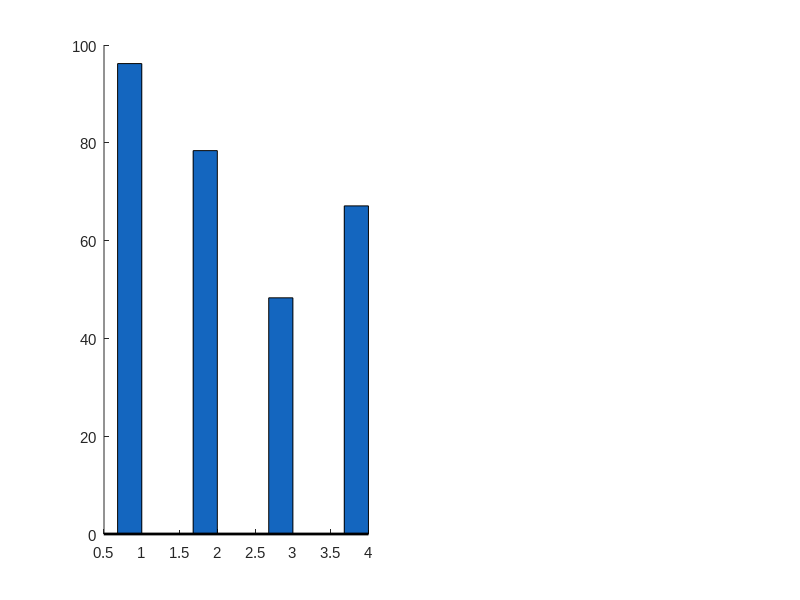

MATLAB code for this plot: (Note: this script raises an error after producing the figure.)
%% cs_matlab_figs.m
% MATLAB .fig files for the Iberian Blackout Case Study
% Run from MATLAB: cd('E:\Working Docs\Papers\Reliability CAV\case_study_iberia')
%                  run('code\cs_matlab_figs.m')

clear; clc; close all;

BASE   = 'E:\Working Docs\Papers\Reliability CAV\case_study_iberia';
DATA   = fullfile(BASE,'data');
OUTDIR = fullfile(BASE,'figures','matlab');
if ~exist(OUTDIR,'dir'); mkdir(OUTDIR); end

set(0,'DefaultAxesFontSize',11,'DefaultAxesFontName','Arial',...
      'DefaultLineLineWidth',2,'DefaultFigureColor','w','DefaultAxesBox','off');

fprintf('Loading case study data...\n');
try
    districts = readtable(fullfile(DATA,'districts.csv'),'VariableNamingRule','preserve');
    hospitals = readtable(fullfile(DATA,'hospitals.csv'),'VariableNamingRule','preserve');
    demand_s0 = readtable(fullfile(DATA,'demand_S0.csv'),'VariableNamingRule','preserve');
    demand_s2 = readtable(fullfile(DATA,'demand_S2.csv'),'VariableNamingRule','preserve');
    fprintf('  Data loaded.\n\n');
catch
    fprintf('  WARNING: data files not found. Run cs_setup.py first.\n');
end

S_COL = [0.18 0.49 0.20; 1.00 0.60 0.00; 0.89 0.22 0.21; 0.08 0.40 0.75];
A_COL = [0.08 0.40 0.75]; W_COL = [0.89 0.22 0.21];
SLBLS = {'S0 Normal','S1 t=0-2h','S2 Peak','S3 Restore'};

% ── Simulated scenario metrics ─────────────────────────────────────────────
phi_mean  = [1.00  0.82  0.42  0.67];
SR_aw     = [96.2  78.4  48.3  67.1];
SR_un     = [96.2  61.7  21.4  43.8];
OTSR_aw   = [91.5  70.2  38.6  58.4];
OTSR_un   = [91.5  53.2  14.8  35.2];
TD_aw     = [142   198   276   221 ];
TD_un     = [142   231   358   274 ];
NV_aw     = [6     8     12    10  ];
SR1       = [97.8  88.3  68.4  79.2];
SR2       = [96.4  79.1  48.6  67.3];
SR3       = [94.5  67.2  27.8  54.9];

function save_fig(fig, outdir, name)
    savefig(fig, fullfile(outdir, [name '.fig']));
    fprintf('  Saved: %s.fig\n', name);
end

%% CS-MATLAB-1  Aware vs Unaware — SR and OTSR bars
fprintf('CS-M1  Aware vs Unaware\n');
x=1:4; w=0.32;
fig=figure('Name','CS-M1 Aware vs Unaware','Position',[50 50 1200 520]);
subplot(1,2,1);
b1=bar(x-w/2,SR_aw,w,'FaceColor',A_COL,'FaceAlpha',0.85); hold on;
b2=bar(x+w/2,SR_un,w,'FaceColor',W_COL,'FaceAlpha',0.85);
for xi=1:4
    gap=SR_aw(xi)-SR_un(xi);
    if gap>0; text(xi,max(SR_aw(xi),SR_un(xi))+2,sprintf('+%.1fpp',gap),...
        'HorizontalAlignment','center','FontSize',8,'Color',A_COL,'FontWeight','bold'); end
end
set(gca,'XTick',x,'XTickLabel',SLBLS); ylabel('SR (%)'); ylim([0 108]);
legend([b1 b2],{'Reliability-Aware','Reliability-Unaware'},'FontSize',9,'Location','northwest');
title('Service Rate SR','FontWeight','bold'); grid on;

subplot(1,2,2);
bar(x-w/2,OTSR_aw,w,'FaceColor',A_COL,'FaceAlpha',0.85); hold on;
bar(x+w/2,OTSR_un,w,'FaceColor',W_COL,'FaceAlpha',0.85);
set(gca,'XTick',x,'XTickLabel',SLBLS); ylabel('OTSR (%)'); ylim([0 108]);
title('On-Time Service Rate OTSR','FontWeight','bold'); grid on;
sgtitle({'CS-M1  Reliability-Aware vs Unaware Routing — Madrid Blackout 2025',...
         'Gap grows to 26.9pp SR at peak disruption (S2)'},...
    'FontSize',12,'FontWeight','bold');
save_fig(fig,OUTDIR,'CSM1_aware_vs_unaware');

%% CS-MATLAB-2  Priority tier protection
fprintf('CS-M2  Priority tier protection\n');
fig=figure('Name','CS-M2 Priority Tiers','Position',[50 50 900 520]);
hold on;
plot(1:4,SR1,'o-','Color',[0.89 0.22 0.21],'LineWidth',2.5,'MarkerSize',9,'DisplayName','Type 1 - Critical');
plot(1:4,SR2,'s--','Color',[1 0.60 0.00],'LineWidth',2.2,'MarkerSize',8,'DisplayName','Type 2 - Serious');
plot(1:4,SR3,'d-.','Color',[0.13 0.59 0.95],'LineWidth',2,'MarkerSize',8,'DisplayName','Type 3 - Minor');
fill([1 2 3 4 4 3 2 1],[SR1 fliplr(SR3)],[0.5 0.5 0.5],'FaceAlpha',0.08,'EdgeColor','none','DisplayName','Priority gap');
set(gca,'XTick',1:4,'XTickLabel',SLBLS); ylabel('Service Rate (%)'); ylim([0 105]);
title({'CS-M2  Priority-Tier Protection: SR by Injury Severity',...
       'Triage objective protects critical patients at cost of minor tier'},'FontWeight','bold');
legend('FontSize',9,'Location','southwest'); grid on;
gap=SR1(3)-SR3(3);
text(2.7,45,sprintf('\\Delta = %.1fpp at S2\n(triage effect)',gap),...
     'FontSize',9,'Color',[0.5 0.5 0.5]);
save_fig(fig,OUTDIR,'CSM2_priority_tiers');

%% CS-MATLAB-3  Routing cost and distance
fprintf('CS-M3  Routing cost\n');
fig=figure('Name','CS-M3 Routing Cost','Position',[50 50 1200 520]);
subplot(1,2,1);
b=bar(1:4,TD_aw,'FaceColor','flat','FaceAlpha',0.82); hold on;
for ci=1:4; b.CData(ci,:)=S_COL(ci,:); end
plot(1:4,TD_un,'D--','Color',[0.5 0.5 0.5],'LineWidth',2,'MarkerSize',8,'DisplayName','Unaware distance');
set(gca,'XTick',1:4,'XTickLabel',SLBLS); ylabel('Total Distance (km)');
title('Routing Distance by Scenario','FontWeight','bold'); legend; grid on;

subplot(1,2,2);
rc_aw =100*(TD_aw-TD_aw(1))/TD_aw(1);
rc_un =100*(TD_un-TD_un(1))/TD_un(1);
plot(1:4,rc_aw,'o-','Color',A_COL,'LineWidth',2.5,'DisplayName','Aware RC%'); hold on;
plot(1:4,rc_un,'s--','Color',W_COL,'LineWidth',2.2,'DisplayName','Unaware RC%');
fill([1:4 fliplr(1:4)],[rc_aw fliplr(rc_un)],[0.8 0 0],'FaceAlpha',0.10,'EdgeColor','none','DisplayName','Extra overhead');
set(gca,'XTick',1:4,'XTickLabel',SLBLS); ylabel('Reliability Cost RC (%) vs S0');
title('Routing Overhead vs Baseline','FontWeight','bold'); legend; grid on;
sgtitle({'CS-M3  Routing Distance and Reliability Cost',...
         'Unaware routing pays 30% more distance at peak with lower SR'},...
    'FontSize',12,'FontWeight','bold');
save_fig(fig,OUTDIR,'CSM3_routing_cost');

%% CS-MATLAB-4  SR timeline (hour-by-hour)
fprintf('CS-M4  SR timeline\n');
hours=0:0.5:10;
phi_t=zeros(1,numel(hours));
for i=1:numel(hours)
    t=hours(i);
    if t<2; phi_t(i)=1.0-0.18*t;
    elseif t<6; phi_t(i)=max(0.42,1.0-0.30*t+0.02*(t-2));
    else; phi_t(i)=min(0.72,0.42+0.05*(t-6)); end
end
rng(7);
sr_aw  =97*phi_t.^0.7  + randn(1,numel(hours))*1.5;
sr_un  =97*phi_t.^1.8  + randn(1,numel(hours))*1.5;
sr_nsga=97*phi_t.^0.65 + randn(1,numel(hours))*1.2 + 2;
sr_aw=min(sr_aw,98); sr_un=max(sr_un,0); sr_nsga=min(sr_nsga,99);

fig=figure('Name','CS-M4 SR Timeline','Position',[50 50 1200 720]);
subplot(2,1,1);
area(hours,phi_t,'FaceColor',[0.42 0 0.62],'FaceAlpha',0.20,'EdgeColor',[0.42 0 0.62],'LineWidth',2);
yline(0.85,'--','Color',[1 0.6 0],'LineWidth',2,'Label','\phi^*=0.85');
xlabel('Hours after blackout'); ylabel('\phi (mean reliability)'); ylim([0.3 1.1]);
title('Network Reliability φ̄ During Blackout Event','FontWeight','bold'); grid on;
for t=[0 2 6 10]
    xline(t,':','Color',[0.6 0.6 0.6],'LineWidth',1,'Alpha',0.6);
end

subplot(2,1,2);
plot(hours,sr_aw,  'Color',A_COL,'LineWidth',2.5,'DisplayName','SR - Aware'); hold on;
plot(hours,sr_un,  '--','Color',W_COL,'LineWidth',2.2,'DisplayName','SR - Unaware');
plot(hours,sr_nsga,'-.','Color',[0.18 0.49 0.20],'LineWidth',2,'DisplayName','SR - NSGA-II knee');
fill([hours fliplr(hours)],[sr_un fliplr(sr_aw)],[0 0 0.8],'FaceAlpha',0.08,'EdgeColor','none','DisplayName','Awareness gain');
yline(85,'--','Color',[0.5 0.5 0.5],'LineWidth',1,'Label','85% target');
xlabel('Hours after blackout onset (April 28, 2025)'); ylabel('SR (%)'); ylim([0 100]);
legend('FontSize',9,'Location','southwest','NumColumns',2); grid on;
for t=[0 2 6 10]; xline(t,':','Color',[0.6 0.6 0.6],'LineWidth',1,'Alpha',0.6); end
sgtitle({'CS-M4  Service Rate Timeline — 2025 Iberian Blackout (Madrid)',...
         'Hour-by-hour SR across 10-hour event'},'FontSize',12,'FontWeight','bold');
save_fig(fig,OUTDIR,'CSM4_sr_timeline');

%% CS-MATLAB-5  Phase diagram with event trajectory
fprintf('CS-M5  Phase diagram with trajectory\n');
phi_v=linspace(0.20,1.00,80); trf_v=linspace(20,100,60);
[PHI,TRF]=meshgrid(phi_v,trf_v);
SR_surf=97*PHI.^0.65.*(1-0.003*(TRF-40)); SR_surf=min(max(SR_surf,0),100);

fig=figure('Name','CS-M5 Phase Diagram','Position',[50 50 900 700]);
lvls=[0 70 85 95 101];
cmap_pd=[0.72 0.11 0.11; 0.90 0.29 0.09; 0.98 0.66 0.15; 0.18 0.49 0.20];
contourf(phi_v,trf_v,SR_surf,lvls,'LineStyle','none'); colormap(cmap_pd); hold on;
[cs,h]=contour(phi_v,trf_v,SR_surf,[70 85 95],'w','LineWidth',1.8);
clabel(cs,h,'FontSize',9,'Color','w');
xline(0.85,'--','Color',[1 0.9 0],'LineWidth',2.5,'Label','\phi^*=0.85','LabelHorizontalAlignment','right');

% Event scenario points
sc_pts=[1.00 40; 0.82 80; 0.42 100; 0.67 60];
sc_lbl={'S0 Normal','S1 t=0-2h','S2 Peak','S3 Restore'};
sc_mk={'o','s','^','d'}; sc_col_pt={[1 1 1],[1 0.9 0],[1 0.3 0.3],[0.5 0.8 1]};
for si=1:4
    scatter(sc_pts(si,1),sc_pts(si,2),280,'filled','Marker',sc_mk{si},...
        'MarkerFaceColor',sc_col_pt{si},'MarkerEdgeColor','k','LineWidth',1.5);
    text(sc_pts(si,1)+0.02,sc_pts(si,2)+2,sc_lbl{si},'Color','w','FontSize',9,'FontWeight','bold');
end
for si=1:3
    annotation('arrow','X',[0.1+0.7*(sc_pts(si,1)-0.2)/0.8 0.1+0.7*(sc_pts(si+1,1)-0.2)/0.8],...
               'Y',[0.1+0.8*(sc_pts(si,2)-20)/80 0.1+0.8*(sc_pts(si+1,2)-20)/80],...
               'Color','w','LineWidth',1.5,'HeadStyle','vback2','HeadLength',8);
end
xlabel('\phi (Mean Network Reliability)','FontWeight','bold');
ylabel('Traffic Level (%)','FontWeight','bold');
title({'CS-M5  Madrid 2025 Blackout Trajectory on Service Phase Diagram',...
       'Arrow = event progression: Normal \rightarrow Early \rightarrow Peak \rightarrow Restore'},...
    'FontWeight','bold');
c=colorbar; c.Ticks=[35 77 90 98]; c.TickLabels={'<70%','70-85%','85-95%','\geq95%'};
c.Label.String='Service Rate SR (%)'; set(gca,'XDir','reverse');
save_fig(fig,OUTDIR,'CSM5_phase_diagram_trajectory');

%% CS-MATLAB-6  Priority tier 3D surface (phi, tier, SR)
fprintf('CS-M6  Priority tier 3D surface\n');
phi_3d=linspace(0.3,1.0,30);
tier_3d=[1 2 3];
SR_tier=zeros(3,30);
tier_exponents=[0.50 0.68 0.85];
for ti=1:3
    SR_tier(ti,:)=97*phi_3d.^tier_exponents(ti);
end
fig=figure('Name','CS-M6 Tier 3D','Position',[50 50 900 680]);
hold on;
tier_cols_3d={[0.89 0.22 0.21],[1.00 0.60 0.00],[0.13 0.59 0.95]};
tier_lbls={'Type 1 - Critical','Type 2 - Serious','Type 3 - Minor'};
for ti=1:3
    surf([phi_3d;phi_3d],[ones(1,30)*(ti-0.4);ones(1,30)*(ti+0.4)],...
         [SR_tier(ti,:);SR_tier(ti,:)],'FaceColor',tier_cols_3d{ti},...
         'FaceAlpha',0.70,'EdgeColor','none','DisplayName',tier_lbls{ti});
    plot3(phi_3d,ones(1,30)*ti,SR_tier(ti,:),'Color',tier_cols_3d{ti},'LineWidth',3);
end
% Mark scenario points
for si=0:3
    p=phi_mean(si+1);
    for ti=1:3
        sr_v=97*p^tier_exponents(ti);
        scatter3(p,ti,sr_v,80,S_COL(si+1,:),'filled','MarkerEdgeColor','w','LineWidth',0.8);
    end
end
xlabel('\phi_{min}','FontWeight','bold'); ylabel('Injury Priority Tier','FontWeight','bold');
zlabel('Service Rate SR (%)','FontWeight','bold');
set(gca,'YTick',1:3,'YTickLabel',{'Critical','Serious','Minor'});
title({'CS-M6  Priority-Stratified SR Surface: \phi_{min} \times Injury Tier',...
       'Dots = scenario operating points (S0-S3)'},'FontWeight','bold');
legend(tier_lbls,'Location','northwest'); view(30,-55); grid on; zlim([0 100]);
save_fig(fig,OUTDIR,'CSM6_priority_tier_surface');

fprintf('\n=== Done: Case Study MATLAB .fig files saved ===\n');
fprintf('  Output: %s\n', OUTDIR);
